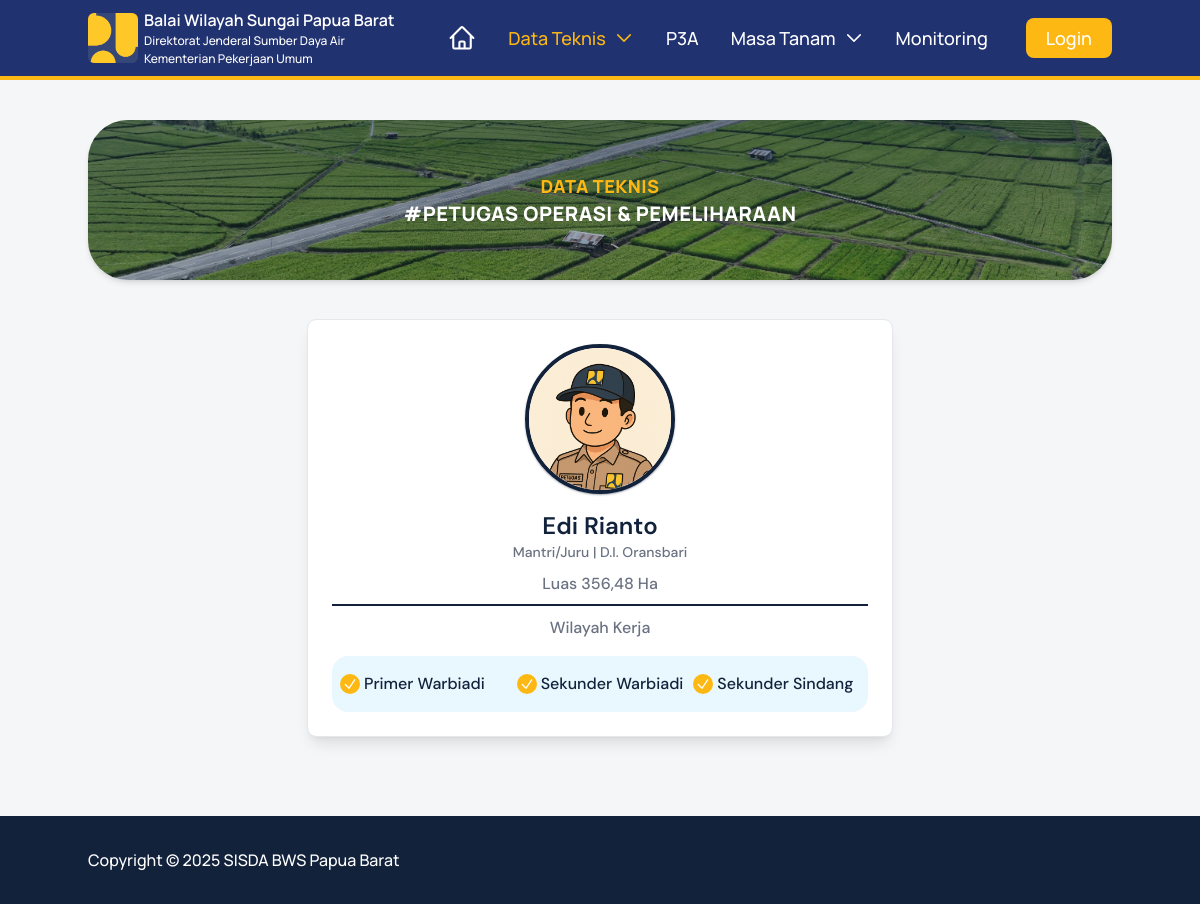
The page /data-tenik/petugas-op/3/ on the database its author committed.
### apps/datateknis/models.py (models this page shows, shortened)
class PetugasOPModel(models.Model):
    user = models.OneToOneField(
        UserModel, on_delete=models.SET_NULL, null=True, blank=True
    )
    jabatan = models.ForeignKey(
        JabatanOPModel, on_delete=models.SET_NULL, null=True, related_name="petugas"
    )
    wilayah_di = models.ForeignKey(
        DaerahIrigasiModel,
        on_delete=models.CASCADE,
        blank=True,
        null=True,
        verbose_name="Wilayah D.I.",
    )
    total_luas = models.FloatField(
        blank=True,
        null=True,
        help_text="Total luas wilayah kerja (Ha)",
        verbose_name="Luas (Ha)",
    )
    class Meta:
        verbose_name = "Petugas OP"
        verbose_name_plural = "Data Petugas OP"

class JabatanOPModel(models.Model):
    JABATAN_PETUGAS_CHOICE = [
        ("", "-- Pilih --"),
        ("Pengamat", "Pengamat"),
        ("Mantri/Juru", "Mantri/Juru"),
        ("Petugas Pintu Air (PPA)", "Petugas Pintu Air (PPA)"),
        ("Petugas Operasi Bendu (POB)", "Petugas Operasi Bendu (POB)"),
    ]
    nama = models.CharField(max_length=100, unique=True, choices=JABATAN_PETUGAS_CHOICE)
    class Meta:
        verbose_name = "Jabatan Petugas OP"
        verbose_name_plural = "Data Jabatan Petugas OP"
    def __str__(self):
        return self.nama

class BangunanOPModel(models.Model):
    petugas = models.ForeignKey(
        PetugasOPModel, on_delete=models.CASCADE, related_name="bangunan"
    )
    nama_bangunan = models.CharField("Bangunan", max_length=100, null=True, blank=True)
    luas = models.FloatField(null=True, blank=True, help_text="Luas area (Ha)")
    jenis = models.CharField(
        max_length=50,
        choices=[
            ("primer", "Saluran Primer"),
            ("sekunder", "Saluran Sekunder"),
            ("tersier", "Saluran Tersier"),
            ("bendung", "Bendung"),
            ("lainnya", "Lainnya"),
        ],
        default="lainnya",
    )
    class Meta:
        verbose_name = "Bangunan Wilayah Kerja Petugas OP"
        verbose_name_plural = "Data Wilayah Kerja Petugas OP"

### apps/akun/models.py (models this page shows, shortened)
class UserModel(AbstractBaseUser, PermissionsMixin):
    ROLE_CHOICES = (
        ("admin", "Admin"),
        ("petugas", "Petugas Lapangan"),
    )
    user_id = models.AutoField(primary_key=True)
    nama = models.CharField(max_length=150)
    no_hp = models.CharField(max_length=15, blank=True, null=True)
    username = models.CharField(max_length=100, unique=True)
    password = models.CharField(max_length=255)
    role = models.CharField(max_length=50, choices=ROLE_CHOICES, default="petugas")
    created_at = models.DateTimeField(auto_now_add=True, blank=True, null=True)
    is_active = models.BooleanField(default=True)
    is_staff = models.BooleanField(default=False)
    is_superuser = models.BooleanField(default=False)
    objects = UserManager()
    USERNAME_FIELD = "username"
    REQUIRED_FIELDS = ["nama"]
    class Meta:
        verbose_name = "User"
        verbose_name_plural = "Daftar User"

### apps/masterdata/models.py (models this page shows)
class DaerahIrigasiModel(models.Model):
    nama_irigasi = models.CharField("Nama D.I.", max_length=150)
    lokasi = models.CharField("Lokasi", max_length=150)
    class Meta:
        verbose_name_plural = "Data Daerah Irigasi"
    def __str__(self):
        return f"{self.nama_irigasi}"

### apps/datateknis/views.py (the view)
def detail_petugas_op_view(request, petugas_id):
    data_petugas = PetugasOPModel.objects.filter(pk=petugas_id).first()
    bangunan = data_petugas.bangunan.all()
    context = {
        "pageName": "dataTeknis",
        "titlePage": "Petugas OP",
        "heroTitle": "Data Teknis",
        "heroSubtitle": "#Petugas Operasi & Pemeliharaan",
        "dataPetugas": data_petugas,
        "bangunan": bangunan,
    }
    return render(request, "datateknis/detail_petugas_op_page.html", context)

### apps/datateknis/templates/datateknis/detail_petugas_op_page.html (shortened to what this page needs)
{% extends '_base.html' %}
{% load static %}
{% block content %}
  <section class="max-w-6xl w-full lg:container mx-auto mt-10">
    <div class="max-w-fit mx-auto">
      <div class="card">
        <div class="card-body">
          <div class="flex flex-col gap-4 justify-center items-center">
            <div class="h-[150px] w-[150px] rounded-full overflow-hidden shadow-primary-color/40 shadow-xs border-4 border-primary-color">
              <img src="{% static 'images/default_petugas.png' %}" class="w-full object-cover" alt="" />
            </div>
            <div class="flex flex-col items-center">
              <h3 class="font-semibold text-primary-color text-2xl">{{ dataPetugas.user.nama }}</h3>
              <p class="text-sm text-gray-500 font-medium">{{ dataPetugas.jabatan }} | {{ dataPetugas.wilayah_di }}</p>
              {% if dataPetugas.total_luas %}
                <p class="text-gray-500 font-medium mt-2.5">Luas {{ dataPetugas.total_luas }} Ha</p>
              {% endif %}
              <h5 class="text-gray-500 font-medium text-base mt-2 border-t-2 border-primary-color w-full text-center pt-2.5">Wilayah Kerja</h5>
              <div class="bg-secondary-color px-2 py-2 text-base text-primary-color font-medium rounded-2xl overflow-hidden mt-4 lg:max-w-xl">
                <ul class="grid grid-cols-3 gap-x-2.5 gap-y-3.5 place-content-center items-center py-2 w-full">
                  {% for item in bangunan %}
                    <li class="items-center gap-1 inline-flex odd:max-w-fit">
                      <svg xmlns="http://www.w3.org/2000/svg" fill="none" viewBox="0 0 24 24" stroke-width="2.0" stroke="currentColor" class="size-5 bg-accent-color rounded-full text-white p-[2.5px]">
                        <path stroke-linecap="round" stroke-linejoin="round" d="m4.5 12.75 6 6 9-13.5" />
                      </svg>
                      {{ item.nama_bangunan }}
                    </li>
                  {% endfor %}
                </ul>
              </div>
            </div>
          </div>
        </div>
      </div>
    </div>
  </section>
{% endblock %}

### rows shown on the page
PetugasOPModel: user.nama "Edi Rianto", jabatan "Mantri/Juru", wilayah_di "D.I. Oransbari", total_luas "356,48"
BangunanOPModel: nama_bangunan "Primer Warbiadi"
BangunanOPModel: nama_bangunan "Sekunder Warbiadi"
BangunanOPModel: nama_bangunan "Sekunder Sindang"

### other values the page prints
{{ heroTitle }} "DATA TEKNIS"
{{ heroSubtitle }} "#PETUGAS OPERASI & PEMELIHARAAN"
